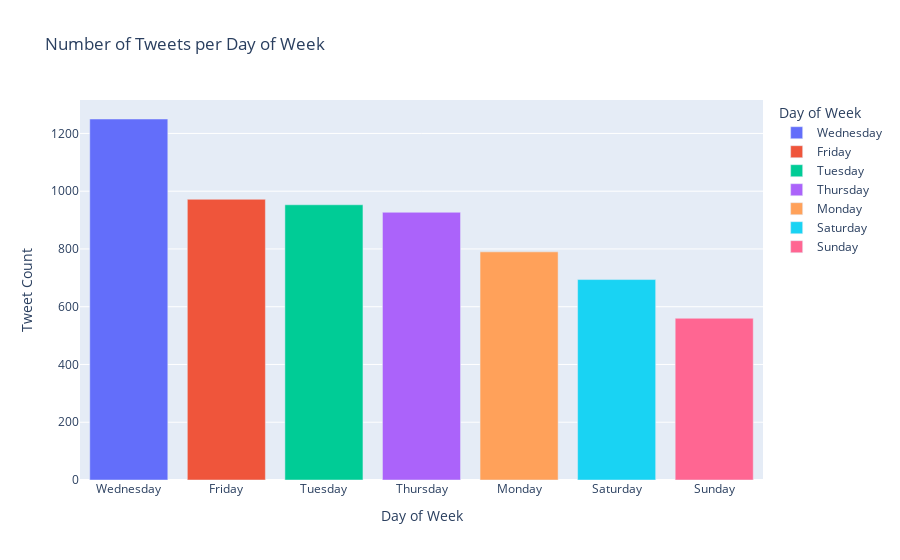

The code cell stored with this chart in its notebook:
### Code cell
# create the plot for the day of week distribution
day_counts = data['day_of_week'].value_counts().reset_index()
day_counts.columns = ['Day of Week', 'Tweet Count']  # Rename columns for clarity

fig = px.bar(
    day_counts,
    x='Day of Week',
    y='Tweet Count',
    color='Day of Week',  # Add color by day
    labels={'Day of Week': 'Day of Week', 'Tweet Count': 'Tweet Count'},
    title='Number of Tweets per Day of Week'
)
fig.show()

# # Display the image (so it appears in PDF)
display(Image("plotly_images/num_tweets_per_day.png"))

### Figure 1 — Plotly figure (JSON) as saved in the notebook; plotly's stock layout.template omitted (floating-point values rounded to 4 significant figures)
{"data": [{"hovertemplate": "Day of Week=%{x}<br>Tweet Count=%{y}<extra></extra>", "legendgroup": "Wednesday", "marker": {"color": "#636efa", "pattern": {"shape": ""}}, "name": "Wednesday", "orientation": "v", "showlegend": true, "textposition": "auto", "type": "bar", "x": ["Wednesday"], "xaxis": "x", "y": [1250], "yaxis": "y"}, {"hovertemplate": "Day of Week=%{x}<br>Tweet Count=%{y}<extra></extra>", "legendgroup": "Friday", "marker": {"color": "#EF553B", "pattern": {"shape": ""}}, "name": "Friday", "orientation": "v", "showlegend": true, "textposition": "auto", "type": "bar", "x": ["Friday"], "xaxis": "x", "y": [972], "yaxis": "y"}, {"hovertemplate": "Day of Week=%{x}<br>Tweet Count=%{y}<extra></extra>", "legendgroup": "Tuesday", "marker": {"color": "#00cc96", "pattern": {"shape": ""}}, "name": "Tuesday", "orientation": "v", "showlegend": true, "textposition": "auto", "type": "bar", "x": ["Tuesday"], "xaxis": "x", "y": [953], "yaxis": "y"}, {"hovertemplate": "Day of Week=%{x}<br>Tweet Count=%{y}<extra></extra>", "legendgroup": "Thursday", "marker": {"color": "#ab63fa", "pattern": {"shape": ""}}, "name": "Thursday", "orientation": "v", "showlegend": true, "textposition": "auto", "type": "bar", "x": ["Thursday"], "xaxis": "x", "y": [927], "yaxis": "y"}, {"hovertemplate": "Day of Week=%{x}<br>Tweet Count=%{y}<extra></extra>", "legendgroup": "Monday", "marker": {"color": "#FFA15A", "pattern": {"shape": ""}}, "name": "Monday", "orientation": "v", "showlegend": true, "textposition": "auto", "type": "bar", "x": ["Monday"], "xaxis": "x", "y": [790], "yaxis": "y"}, {"hovertemplate": "Day of Week=%{x}<br>Tweet Count=%{y}<extra></extra>", "legendgroup": "Saturday", "marker": {"color": "#19d3f3", "pattern": {"shape": ""}}, "name": "Saturday", "orientation": "v", "showlegend": true, "textposition": "auto", "type": "bar", "x": ["Saturday"], "xaxis": "x", "y": [694], "yaxis": "y"}, {"hovertemplate": "Day of Week=%{x}<br>Tweet Count=%{y}<extra></extra>", "legendgroup": "Sunday", "marker": {"color": "#FF6692", "pattern": {"shape": ""}}, "name": "Sunday", "orientation": "v", "showlegend": true, "textposition": "auto", "type": "bar", "x": ["Sunday"], "xaxis": "x", "y": [560], "yaxis": "y"}], "layout": {"barmode": "relative", "legend": {"title": {"text": "Day of Week"}, "tracegroupgap": 0}, "title": {"text": "Number of Tweets per Day of Week"}, "xaxis": {"anchor": "y", "categoryarray": ["Wednesday", "Friday", "Tuesday", "Thursday", "Monday", "Saturday", "Sunday"], "categoryorder": "array", "domain": [0, 1], "title": {"text": "Day of Week"}}, "yaxis": {"anchor": "x", "domain": [0, 1], "title": {"text": "Tweet Count"}}}}
